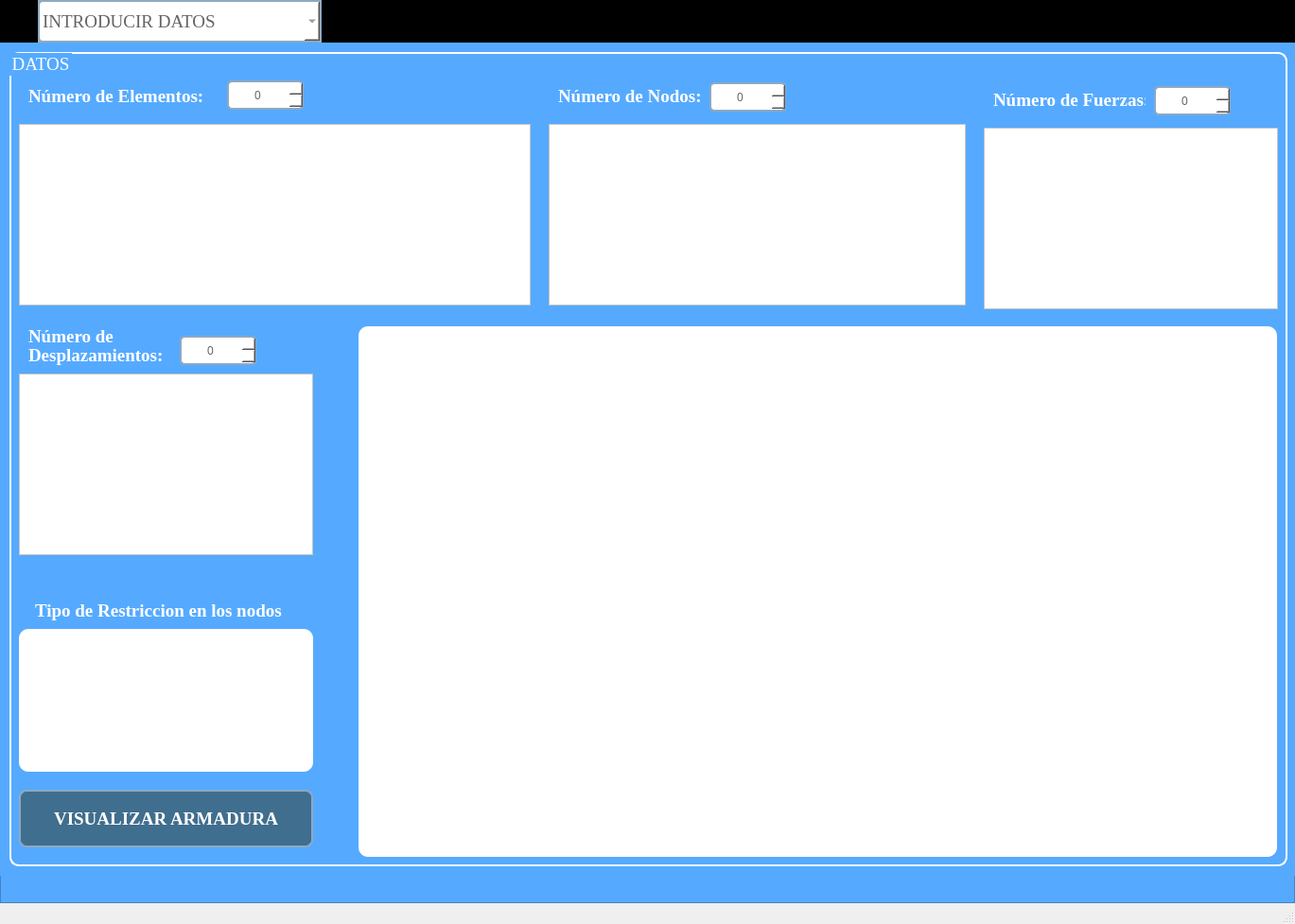
<?xml version="1.0" encoding="UTF-8"?>
<ui version="4.0">
 <class>Armaduras</class>
 <widget class="QMainWindow" name="Armaduras">
  <property name="geometry">
   <rect>
    <x>0</x>
    <y>0</y>
    <width>1369</width>
    <height>977</height>
   </rect>
  </property>
  <property name="windowTitle">
   <string>MainWindow</string>
  </property>
  <widget class="QWidget" name="centralwidget">
   <layout class="QVBoxLayout" name="verticalLayout" stretch="0,0">
    <property name="spacing">
     <number>0</number>
    </property>
    <property name="leftMargin">
     <number>0</number>
    </property>
    <property name="topMargin">
     <number>0</number>
    </property>
    <property name="rightMargin">
     <number>0</number>
    </property>
    <property name="bottomMargin">
     <number>0</number>
    </property>
    <item>
     <widget class="QFrame" name="frame">
      <property name="maximumSize">
       <size>
        <width>16777215</width>
        <height>45</height>
       </size>
      </property>
      <property name="styleSheet">
       <string notr="true">background-color: rgb(0, 0, 0);</string>
      </property>
      <property name="frameShape">
       <enum>QFrame::StyledPanel</enum>
      </property>
      <property name="frameShadow">
       <enum>QFrame::Raised</enum>
      </property>
      <widget class="QFrame" name="frame_3">
       <property name="geometry">
        <rect>
         <x>40</x>
         <y>0</y>
         <width>300</width>
         <height>45</height>
        </rect>
       </property>
       <property name="minimumSize">
        <size>
         <width>200</width>
         <height>0</height>
        </size>
       </property>
       <property name="maximumSize">
        <size>
         <width>300</width>
         <height>45</height>
        </size>
       </property>
       <property name="styleSheet">
        <string notr="true">background-color: rgb(216, 216, 216);</string>
       </property>
       <property name="frameShape">
        <enum>QFrame::StyledPanel</enum>
       </property>
       <property name="frameShadow">
        <enum>QFrame::Raised</enum>
       </property>
       <widget class="QComboBox" name="cb_paginas">
        <property name="geometry">
         <rect>
          <x>0</x>
          <y>0</y>
          <width>300</width>
          <height>45</height>
         </rect>
        </property>
        <property name="minimumSize">
         <size>
          <width>200</width>
          <height>0</height>
         </size>
        </property>
        <property name="maximumSize">
         <size>
          <width>300</width>
          <height>45</height>
         </size>
        </property>
        <property name="font">
         <font>
          <family>Times New Roman</family>
          <pointsize>14</pointsize>
          <weight>9</weight>
          <italic>false</italic>
          <bold>false</bold>
         </font>
        </property>
        <property name="toolTip">
         <string/>
        </property>
        <property name="styleSheet">
         <string notr="true">QComboBox{
	/* Borde */
	border: 2px solid rgb(142, 168, 195);
	border-radius: 5px;

	/* Color de fondo */
	background-color:rgb(255, 255, 255); 

	/* Color de Letras */
	color: rgb(100,100,100);

	/* Formato de Letras */
	font: 75 14pt &quot;Times New Roman&quot;;
}



QComboBox:hover{
	/* Borde */
	border: 2px solid rgb(255, 195, 15)

}





</string>
        </property>
        <property name="editable">
         <bool>false</bool>
        </property>
        <property name="currentText">
         <string>INTRODUCIR DATOS</string>
        </property>
        <item>
         <property name="text">
          <string>INTRODUCIR DATOS</string>
         </property>
        </item>
        <item>
         <property name="text">
          <string>MATRIZ DE RIGIDEZ</string>
         </property>
        </item>
        <item>
         <property name="text">
          <string>RESULTADOS Y DIAGRAMAS</string>
         </property>
        </item>
       </widget>
      </widget>
     </widget>
    </item>
    <item>
     <widget class="QFrame" name="frame_2">
      <property name="font">
       <font>
        <family>Times New Roman</family>
        <pointsize>14</pointsize>
        <weight>75</weight>
        <italic>false</italic>
        <bold>true</bold>
        <underline>false</underline>
        <strikeout>false</strikeout>
       </font>
      </property>
      <property name="styleSheet">
       <string notr="true">background-color: rgb(85, 170, 255);</string>
      </property>
      <property name="frameShape">
       <enum>QFrame::StyledPanel</enum>
      </property>
      <property name="frameShadow">
       <enum>QFrame::Raised</enum>
      </property>
      <widget class="QStackedWidget" name="stackedWidget">
       <property name="geometry">
        <rect>
         <x>0</x>
         <y>0</y>
         <width>1371</width>
         <height>881</height>
        </rect>
       </property>
       <widget class="QWidget" name="pag_1">
        <widget class="QGroupBox" name="groupBox">
         <property name="geometry">
          <rect>
           <x>10</x>
           <y>10</y>
           <width>1351</width>
           <height>861</height>
          </rect>
         </property>
         <property name="font">
          <font>
           <family>Times New Roman</family>
           <pointsize>14</pointsize>
           <weight>9</weight>
           <italic>false</italic>
           <bold>false</bold>
          </font>
         </property>
         <property name="styleSheet">
          <string notr="true">QGroupBox{
	/* Ancho y color del borde*/
	border: 2px solid rgb(255, 255, 255);

	/* Radio del borde */
	border-radius: 10px;

	/* Formato de la letra */
	font: 75 14pt &quot;Times New Roman&quot;;

	/*Color de la letra*/
	color: rgb(255, 255, 255);
}</string>
         </property>
         <property name="title">
          <string>DATOS</string>
         </property>
         <widget class="QTableWidget" name="tbl_elem">
          <property name="geometry">
           <rect>
            <x>10</x>
            <y>76</y>
            <width>541</width>
            <height>192</height>
           </rect>
          </property>
          <property name="font">
           <font>
            <family>Times New Roman</family>
            <pointsize>14</pointsize>
            <weight>9</weight>
            <italic>false</italic>
            <bold>false</bold>
           </font>
          </property>
          <property name="styleSheet">
           <string notr="true">QTableWidget{
	/* Color de Fondo de la tabla */
	background-color: rgb(255, 255, 255);

	/* Formato a las letras en la tabla*/
	font: 75 14pt &quot;Times New Roman&quot;;
	
}

QHeaderView{
	/* Color de Fondo del encabezado */
	background-color: rgb(255, 255, 255);

	/* Formato a las letras en la cabeceras*/
	font: 75 14pt &quot;Times New Roman&quot;;
}
</string>
          </property>
          <property name="rowCount">
           <number>0</number>
          </property>
          <attribute name="horizontalHeaderVisible">
           <bool>false</bool>
          </attribute>
          <attribute name="verticalHeaderVisible">
           <bool>false</bool>
          </attribute>
          <column>
           <property name="text">
            <string>Elemento</string>
           </property>
          </column>
          <column>
           <property name="text">
            <string>Area</string>
           </property>
          </column>
          <column>
           <property name="text">
            <string>Mod. Elast.</string>
           </property>
          </column>
          <column>
           <property name="text">
            <string>Nodo Inicial</string>
           </property>
          </column>
          <column>
           <property name="text">
            <string>Nodo Final</string>
           </property>
          </column>
         </widget>
         <widget class="QSpinBox" name="sp_numElem">
          <property name="geometry">
           <rect>
            <x>230</x>
            <y>30</y>
            <width>81</width>
            <height>31</height>
           </rect>
          </property>
          <property name="styleSheet">
           <string notr="true">QSpinBox{
	/* Borde */
	border: 2px solid rgb(142, 168, 195);
	border-radius: 5px;

	/* Color de fondo */
	background-color:rgb(255, 255, 255); 

	/* Color de Letras */
	color: rgb(100,100,100);

	/* Formato de Letras */
	font: 75 14pt &quot;Times New Roman&quot;;
}



QSpinBox:hover{
	/* Borde */
	border: 2px solid rgb(255, 195, 15)

}
</string>
          </property>
          <property name="alignment">
           <set>Qt::AlignCenter</set>
          </property>
         </widget>
         <widget class="QLabel" name="label">
          <property name="geometry">
           <rect>
            <x>20</x>
            <y>36</y>
            <width>191</width>
            <height>21</height>
           </rect>
          </property>
          <property name="font">
           <font>
            <family>Times New Roman</family>
            <pointsize>14</pointsize>
            <weight>9</weight>
            <italic>false</italic>
            <bold>false</bold>
           </font>
          </property>
          <property name="styleSheet">
           <string notr="true">QLabel{

	/* Color de Fondo*/
	background-color: None;
	
	/* Formato de la letra */
	font: 75 14pt &quot;Times New Roman&quot;;
	
	/* Color de la letra */
	color: rgb(255, 255, 255);
}</string>
          </property>
          <property name="text">
           <string>&lt;html&gt;&lt;head/&gt;&lt;body&gt;&lt;p&gt;&lt;span style=&quot; font-weight:600;&quot;&gt;Número de Elementos:&lt;/span&gt;&lt;/p&gt;&lt;/body&gt;&lt;/html&gt;</string>
          </property>
         </widget>
         <widget class="QSpinBox" name="sp_numNodo">
          <property name="geometry">
           <rect>
            <x>740</x>
            <y>32</y>
            <width>81</width>
            <height>31</height>
           </rect>
          </property>
          <property name="styleSheet">
           <string notr="true">QSpinBox{
	/* Borde */
	border: 2px solid rgb(142, 168, 195);
	border-radius: 5px;

	/* Color de fondo */
	background-color:rgb(255, 255, 255); 

	/* Color de Letras */
	color: rgb(100,100,100);

	/* Formato de Letras */
	font: 75 14pt &quot;Times New Roman&quot;;
}



QSpinBox:hover{
	/* Borde */
	border: 2px solid rgb(255, 195, 15)

}
</string>
          </property>
          <property name="alignment">
           <set>Qt::AlignCenter</set>
          </property>
         </widget>
         <widget class="QLabel" name="label_2">
          <property name="geometry">
           <rect>
            <x>580</x>
            <y>36</y>
            <width>161</width>
            <height>21</height>
           </rect>
          </property>
          <property name="font">
           <font>
            <family>Times New Roman</family>
            <pointsize>14</pointsize>
            <weight>9</weight>
            <italic>false</italic>
            <bold>false</bold>
           </font>
          </property>
          <property name="styleSheet">
           <string notr="true">QLabel{
	
	background-color: None;
	
	font: 75 14pt &quot;Times New Roman&quot;;
	
	color: rgb(255, 255, 255);
}</string>
          </property>
          <property name="text">
           <string>&lt;html&gt;&lt;head/&gt;&lt;body&gt;&lt;p&gt;&lt;span style=&quot; font-weight:600;&quot;&gt;Número de Nodos:&lt;/span&gt;&lt;/p&gt;&lt;/body&gt;&lt;/html&gt;</string>
          </property>
         </widget>
         <widget class="QTableWidget" name="tbl_nod">
          <property name="geometry">
           <rect>
            <x>570</x>
            <y>76</y>
            <width>441</width>
            <height>192</height>
           </rect>
          </property>
          <property name="font">
           <font>
            <family>Times New Roman</family>
            <pointsize>14</pointsize>
            <weight>9</weight>
            <italic>false</italic>
            <bold>false</bold>
           </font>
          </property>
          <property name="styleSheet">
           <string notr="true">QTableWidget{
	
	background-color: rgb(255, 255, 255);

	/* Formato a las letras*/
	font: 75 14pt &quot;Times New Roman&quot;;
	
}

QHeaderView{

	background-color: rgb(255, 255, 255);
	/* Formato a las cabeceras*/
	font: 75 14pt &quot;Times New Roman&quot;;
}
</string>
          </property>
          <property name="rowCount">
           <number>0</number>
          </property>
          <attribute name="horizontalHeaderVisible">
           <bool>false</bool>
          </attribute>
          <attribute name="verticalHeaderVisible">
           <bool>false</bool>
          </attribute>
          <column>
           <property name="text">
            <string>Nodo</string>
           </property>
          </column>
          <column>
           <property name="text">
            <string>Coord. X</string>
           </property>
          </column>
          <column>
           <property name="text">
            <string>Coord. Y</string>
           </property>
          </column>
          <column>
           <property name="text">
            <string>Tipo</string>
           </property>
          </column>
         </widget>
         <widget class="QSpinBox" name="sp_fuerzas">
          <property name="geometry">
           <rect>
            <x>1210</x>
            <y>36</y>
            <width>81</width>
            <height>31</height>
           </rect>
          </property>
          <property name="styleSheet">
           <string notr="true">QSpinBox{
	/* Borde */
	border: 2px solid rgb(142, 168, 195);
	border-radius: 5px;

	/* Color de fondo */
	background-color:rgb(255, 255, 255); 

	/* Color de Letras */
	color: rgb(100,100,100);

	/* Formato de Letras */
	font: 75 14pt &quot;Times New Roman&quot;;
}



QSpinBox:hover{
	/* Borde */
	border: 2px solid rgb(255, 195, 15)

}
</string>
          </property>
          <property name="alignment">
           <set>Qt::AlignCenter</set>
          </property>
         </widget>
         <widget class="QLabel" name="label_3">
          <property name="geometry">
           <rect>
            <x>1040</x>
            <y>40</y>
            <width>161</width>
            <height>21</height>
           </rect>
          </property>
          <property name="font">
           <font>
            <family>Times New Roman</family>
            <pointsize>14</pointsize>
            <weight>9</weight>
            <italic>false</italic>
            <bold>false</bold>
           </font>
          </property>
          <property name="styleSheet">
           <string notr="true">QLabel{
	
	background-color: None;
	
	font: 75 14pt &quot;Times New Roman&quot;;
	
	color: rgb(255, 255, 255);
}</string>
          </property>
          <property name="text">
           <string>&lt;html&gt;&lt;head/&gt;&lt;body&gt;&lt;p&gt;&lt;span style=&quot; font-weight:600;&quot;&gt;Número de Fuerzas:&lt;/span&gt;&lt;/p&gt;&lt;/body&gt;&lt;/html&gt;</string>
          </property>
         </widget>
         <widget class="QTableWidget" name="tbl_fuerzas">
          <property name="geometry">
           <rect>
            <x>1030</x>
            <y>80</y>
            <width>311</width>
            <height>192</height>
           </rect>
          </property>
          <property name="font">
           <font>
            <family>Times New Roman</family>
            <pointsize>14</pointsize>
            <weight>9</weight>
            <italic>false</italic>
            <bold>false</bold>
           </font>
          </property>
          <property name="styleSheet">
           <string notr="true">QTableWidget{
	
	background-color: rgb(255, 255, 255);

	/* Formato a las letras*/
	font: 75 14pt &quot;Times New Roman&quot;;
	
}

QHeaderView{

	background-color: rgb(255, 255, 255);
	/* Formato a las cabeceras*/
	font: 75 14pt &quot;Times New Roman&quot;;
}
</string>
          </property>
          <property name="rowCount">
           <number>0</number>
          </property>
          <attribute name="horizontalHeaderVisible">
           <bool>false</bool>
          </attribute>
          <attribute name="verticalHeaderVisible">
           <bool>false</bool>
          </attribute>
          <column>
           <property name="text">
            <string>Fuerza</string>
           </property>
          </column>
          <column>
           <property name="text">
            <string>Nodo</string>
           </property>
          </column>
          <column>
           <property name="text">
            <string>Dirección</string>
           </property>
          </column>
         </widget>
         <widget class="QSpinBox" name="sp_desp">
          <property name="geometry">
           <rect>
            <x>180</x>
            <y>300</y>
            <width>81</width>
            <height>31</height>
           </rect>
          </property>
          <property name="styleSheet">
           <string notr="true">QSpinBox{
	/* Borde */
	border: 2px solid rgb(142, 168, 195);
	border-radius: 5px;

	/* Color de fondo */
	background-color:rgb(255, 255, 255); 

	/* Color de Letras */
	color: rgb(100,100,100);

	/* Formato de Letras */
	font: 75 14pt &quot;Times New Roman&quot;;
}



QSpinBox:hover{
	/* Borde */
	border: 2px solid rgb(255, 195, 15)

}
</string>
          </property>
          <property name="alignment">
           <set>Qt::AlignCenter</set>
          </property>
         </widget>
         <widget class="QTableWidget" name="tbl_desp">
          <property name="geometry">
           <rect>
            <x>10</x>
            <y>340</y>
            <width>311</width>
            <height>192</height>
           </rect>
          </property>
          <property name="font">
           <font>
            <family>Times New Roman</family>
            <pointsize>14</pointsize>
            <weight>9</weight>
            <italic>false</italic>
            <bold>false</bold>
           </font>
          </property>
          <property name="styleSheet">
           <string notr="true">QTableWidget{
	
	background-color: rgb(255, 255, 255);

	/* Formato a las letras*/
	font: 75 14pt &quot;Times New Roman&quot;;
	
}

QHeaderView{

	background-color: rgb(255, 255, 255);
	/* Formato a las cabeceras*/
	font: 75 14pt &quot;Times New Roman&quot;;
}
</string>
          </property>
          <property name="rowCount">
           <number>0</number>
          </property>
          <attribute name="horizontalHeaderVisible">
           <bool>false</bool>
          </attribute>
          <attribute name="verticalHeaderVisible">
           <bool>false</bool>
          </attribute>
          <column>
           <property name="text">
            <string>Despla.</string>
           </property>
          </column>
          <column>
           <property name="text">
            <string>Nodo</string>
           </property>
          </column>
          <column>
           <property name="text">
            <string>Dirección</string>
           </property>
          </column>
         </widget>
         <widget class="QLabel" name="label_4">
          <property name="geometry">
           <rect>
            <x>20</x>
            <y>290</y>
            <width>161</width>
            <height>21</height>
           </rect>
          </property>
          <property name="font">
           <font>
            <family>Times New Roman</family>
            <pointsize>14</pointsize>
            <weight>9</weight>
            <italic>false</italic>
            <bold>false</bold>
           </font>
          </property>
          <property name="styleSheet">
           <string notr="true">QLabel{
	
	background-color: None;
	
	font: 75 14pt &quot;Times New Roman&quot;;
	
	color: rgb(255, 255, 255);
}</string>
          </property>
          <property name="text">
           <string>&lt;html&gt;&lt;head/&gt;&lt;body&gt;&lt;p&gt;&lt;span style=&quot; font-weight:600;&quot;&gt;Número de&lt;/span&gt;&lt;/p&gt;&lt;/body&gt;&lt;/html&gt;</string>
          </property>
         </widget>
         <widget class="QLabel" name="label_5">
          <property name="geometry">
           <rect>
            <x>20</x>
            <y>310</y>
            <width>151</width>
            <height>21</height>
           </rect>
          </property>
          <property name="font">
           <font>
            <family>Times New Roman</family>
            <pointsize>14</pointsize>
            <weight>9</weight>
            <italic>false</italic>
            <bold>false</bold>
           </font>
          </property>
          <property name="styleSheet">
           <string notr="true">QLabel{
	
	background-color: None;
	
	font: 75 14pt &quot;Times New Roman&quot;;
	
	color: rgb(255, 255, 255);
}</string>
          </property>
          <property name="text">
           <string>&lt;html&gt;&lt;head/&gt;&lt;body&gt;&lt;p&gt;&lt;span style=&quot; font-weight:600;&quot;&gt;Desplazamientos:&lt;/span&gt;&lt;/p&gt;&lt;/body&gt;&lt;/html&gt;</string>
          </property>
         </widget>
         <widget class="MatplotlibWidgetLienzo" name="wgt_armadura" native="true">
          <property name="geometry">
           <rect>
            <x>369</x>
            <y>290</y>
            <width>971</width>
            <height>561</height>
           </rect>
          </property>
          <property name="styleSheet">
           <string notr="true">/*Color de Fondo*/
background-color: rgb(255, 255, 255);

/* Radio del borde */
border-radius: 10px;</string>
          </property>
         </widget>
         <widget class="MatplotlibWidgetLienzo" name="wgt_restricciones" native="true">
          <property name="geometry">
           <rect>
            <x>10</x>
            <y>610</y>
            <width>311</width>
            <height>151</height>
           </rect>
          </property>
          <property name="styleSheet">
           <string notr="true">background-color: rgb(255, 255, 255);
border-radius: 10px;</string>
          </property>
         </widget>
         <widget class="QLabel" name="label_6">
          <property name="geometry">
           <rect>
            <x>27</x>
            <y>580</y>
            <width>281</width>
            <height>21</height>
           </rect>
          </property>
          <property name="font">
           <font>
            <family>Times New Roman</family>
            <pointsize>14</pointsize>
            <weight>9</weight>
            <italic>false</italic>
            <bold>false</bold>
           </font>
          </property>
          <property name="styleSheet">
           <string notr="true">QLabel{
	
	background-color: None;
	
	font: 75 14pt &quot;Times New Roman&quot;;
	
	color: rgb(255, 255, 255);
}</string>
          </property>
          <property name="text">
           <string>&lt;html&gt;&lt;head/&gt;&lt;body&gt;&lt;p&gt;&lt;span style=&quot; font-weight:600;&quot;&gt;Tipo de Restriccion en los nodos&lt;/span&gt;&lt;/p&gt;&lt;/body&gt;&lt;/html&gt;</string>
          </property>
         </widget>
         <widget class="QPushButton" name="btn_visualizar">
          <property name="geometry">
           <rect>
            <x>10</x>
            <y>780</y>
            <width>311</width>
            <height>61</height>
           </rect>
          </property>
          <property name="font">
           <font>
            <family>Times New Roman</family>
            <pointsize>14</pointsize>
            <weight>75</weight>
            <italic>false</italic>
            <bold>true</bold>
           </font>
          </property>
          <property name="toolTip">
           <string>&lt;html&gt;&lt;head/&gt;&lt;body&gt;&lt;p&gt;&lt;span style=&quot; font-weight:600;&quot;&gt;VISUALIZAR ARMADURA&lt;/span&gt;&lt;/p&gt;&lt;/body&gt;&lt;/html&gt;</string>
          </property>
          <property name="styleSheet">
           <string notr="true">
QPushButton{	
	/* Color de Fondo */
	background-color: rgb(64, 110, 142);

	/* Ancho y color del borde */
	border: 2px solid rgb(142, 168, 195);
	
	/* Color de las letras */
	color: rgb(255, 255, 255);

	/* Radio del borde */
	border-radius: 8px;
}

QPushButton:hover{	
	/* Color de Fondo (al pasar el ratón) */
	background-color: rgb(142, 168, 195);

	/* Ancho y color del borde (al pasar el ratón) */
	border: 2px solid rgb(203, 247, 237);
}

QPushButton:pressed{	
	/* Color de Fondo (al presionar el botón) */
	background-color: rgb(203, 247, 237);
	
	/* Color de Fondo (al presionar el botón) */
	border: 2px solid rgb(246, 253, 157);
}</string>
          </property>
          <property name="text">
           <string>VISUALIZAR ARMADURA</string>
          </property>
         </widget>
        </widget>
       </widget>
       <widget class="QWidget" name="pag_2">
        <widget class="QGroupBox" name="groupBox_2">
         <property name="geometry">
          <rect>
           <x>10</x>
           <y>10</y>
           <width>1351</width>
           <height>331</height>
          </rect>
         </property>
         <property name="styleSheet">
          <string notr="true">QGroupBox{
	/* Ancho y color del borde*/
	border: 2px solid rgb(255, 255, 255);

	/* Radio del borde */
	border-radius: 10px;

	/* Formato de la letra */
	font: 75 14pt &quot;Times New Roman&quot;;

	/*Color de la letra*/
	color: rgb(255, 255, 255);
}</string>
         </property>
         <property name="title">
          <string>Datos por Elemento</string>
         </property>
         <widget class="QLabel" name="label_7">
          <property name="geometry">
           <rect>
            <x>21</x>
            <y>32</y>
            <width>91</width>
            <height>21</height>
           </rect>
          </property>
          <property name="font">
           <font>
            <family>Times New Roman</family>
            <pointsize>14</pointsize>
            <weight>9</weight>
            <italic>false</italic>
            <bold>false</bold>
           </font>
          </property>
          <property name="styleSheet">
           <string notr="true">QLabel{

	/* Color de Fondo*/
	background-color: None;
	
	/* Formato de la letra */
	font: 75 14pt &quot;Times New Roman&quot;;
	
	/* Color de la letra */
	color: rgb(255, 255, 255);
}</string>
          </property>
          <property name="text">
           <string>&lt;html&gt;&lt;head/&gt;&lt;body&gt;&lt;p&gt;&lt;span style=&quot; font-weight:600;&quot;&gt;Elemento:&lt;/span&gt;&lt;/p&gt;&lt;/body&gt;&lt;/html&gt;</string>
          </property>
         </widget>
         <widget class="QComboBox" name="cb_elemento">
          <property name="geometry">
           <rect>
            <x>116</x>
            <y>28</y>
            <width>69</width>
            <height>31</height>
           </rect>
          </property>
          <property name="minimumSize">
           <size>
            <width>0</width>
            <height>0</height>
           </size>
          </property>
          <property name="maximumSize">
           <size>
            <width>300</width>
            <height>45</height>
           </size>
          </property>
          <property name="font">
           <font>
            <family>Times New Roman</family>
            <pointsize>14</pointsize>
            <weight>9</weight>
            <italic>false</italic>
            <bold>false</bold>
           </font>
          </property>
          <property name="toolTip">
           <string/>
          </property>
          <property name="styleSheet">
           <string notr="true">QComboBox{
	/* Borde */
	border: 2px solid rgb(142, 168, 195);
	border-radius: 5px;

	/* Color de fondo */
	background-color:rgb(255, 255, 255); 

	/* Color de Letras */
	color: rgb(100,100,100);

	/* Formato de Letras */
	font: 75 14pt &quot;Times New Roman&quot;;
}



QComboBox:hover{
	/* Borde */
	border: 2px solid rgb(255, 195, 15)

}





</string>
          </property>
          <property name="editable">
           <bool>false</bool>
          </property>
          <property name="currentText">
           <string/>
          </property>
         </widget>
         <widget class="QLabel" name="label_8">
          <property name="geometry">
           <rect>
            <x>10</x>
            <y>90</y>
            <width>321</width>
            <height>21</height>
           </rect>
          </property>
          <property name="font">
           <font>
            <family>Times New Roman</family>
            <pointsize>14</pointsize>
            <weight>9</weight>
            <italic>false</italic>
            <bold>false</bold>
           </font>
          </property>
          <property name="styleSheet">
           <string notr="true">QLabel{

	/* Color de Fondo*/
	background-color: None;
	
	/* Formato de la letra */
	font: 75 14pt &quot;Times New Roman&quot;;
	
	/* Color de la letra */
	color: rgb(255, 255, 255);
}</string>
          </property>
          <property name="text">
           <string>&lt;html&gt;&lt;head/&gt;&lt;body&gt;&lt;p&gt;&lt;span style=&quot; font-weight:600;&quot;&gt;Matriz de Rigidez Local del Elemento:&lt;/span&gt;&lt;/p&gt;&lt;/body&gt;&lt;/html&gt;</string>
          </property>
         </widget>
         <widget class="QTableWidget" name="tbl_MRLE">
          <property name="geometry">
           <rect>
            <x>50</x>
            <y>140</y>
            <width>211</width>
            <height>101</height>
           </rect>
          </property>
          <property name="font">
           <font>
            <family>Times New Roman</family>
            <pointsize>14</pointsize>
            <weight>9</weight>
            <italic>false</italic>
            <bold>false</bold>
           </font>
          </property>
          <property name="styleSheet">
           <string notr="true">QTableWidget{
	/* Color de Fondo de la tabla */
	background-color: rgb(255, 255, 255);

	/* Formato a las letras en la tabla*/
	font: 75 14pt &quot;Times New Roman&quot;;
	
}

QHeaderView{
	/* Color de Fondo del encabezado */
	background-color: rgb(255, 255, 255);

	/* Formato a las letras en la cabeceras*/
	font: 75 14pt &quot;Times New Roman&quot;;
}
</string>
          </property>
          <property name="rowCount">
           <number>0</number>
          </property>
          <attribute name="horizontalHeaderVisible">
           <bool>false</bool>
          </attribute>
          <attribute name="verticalHeaderVisible">
           <bool>false</bool>
          </attribute>
          <column>
           <property name="text">
            <string>a</string>
           </property>
          </column>
          <column>
           <property name="text">
            <string>b</string>
           </property>
          </column>
         </widget>
         <widget class="QLabel" name="label_9">
          <property name="geometry">
           <rect>
            <x>470</x>
            <y>90</y>
            <width>331</width>
            <height>21</height>
           </rect>
          </property>
          <property name="font">
           <font>
            <family>Times New Roman</family>
            <pointsize>14</pointsize>
            <weight>9</weight>
            <italic>false</italic>
            <bold>false</bold>
           </font>
          </property>
          <property name="styleSheet">
           <string notr="true">QLabel{

	/* Color de Fondo*/
	background-color: None;
	
	/* Formato de la letra */
	font: 75 14pt &quot;Times New Roman&quot;;
	
	/* Color de la letra */
	color: rgb(255, 255, 255);
}</string>
          </property>
          <property name="text">
           <string>&lt;html&gt;&lt;head/&gt;&lt;body&gt;&lt;p&gt;&lt;span style=&quot; font-weight:600;&quot;&gt;Matriz de Transformación de Elemento:&lt;/span&gt;&lt;/p&gt;&lt;/body&gt;&lt;/html&gt;</string>
          </property>
         </widget>
         <widget class="QTableWidget" name="tbl_MTE">
          <property name="geometry">
           <rect>
            <x>470</x>
            <y>140</y>
            <width>331</width>
            <height>101</height>
           </rect>
          </property>
          <property name="font">
           <font>
            <family>Times New Roman</family>
            <pointsize>14</pointsize>
            <weight>9</weight>
            <italic>false</italic>
            <bold>false</bold>
           </font>
          </property>
          <property name="styleSheet">
           <string notr="true">QTableWidget{
	/* Color de Fondo de la tabla */
	background-color: rgb(255, 255, 255);

	/* Formato a las letras en la tabla*/
	font: 75 14pt &quot;Times New Roman&quot;;
	
}

QHeaderView{
	/* Color de Fondo del encabezado */
	background-color: rgb(255, 255, 255);

	/* Formato a las letras en la cabeceras*/
	font: 75 14pt &quot;Times New Roman&quot;;
}
</string>
          </property>
          <property name="rowCount">
           <number>0</number>
          </property>
          <attribute name="horizontalHeaderVisible">
           <bool>false</bool>
          </attribute>
          <attribute name="verticalHeaderVisible">
           <bool>false</bool>
          </attribute>
          <column>
           <property name="text">
            <string>a</string>
           </property>
          </column>
          <column>
           <property name="text">
            <string>b</string>
           </property>
          </column>
          <column>
           <property name="text">
            <string>c</string>
           </property>
          </column>
          <column>
           <property name="text">
            <string>d</string>
           </property>
          </column>
         </widget>
         <widget class="QLabel" name="label_10">
          <property name="geometry">
           <rect>
            <x>950</x>
            <y>90</y>
            <width>331</width>
            <height>21</height>
           </rect>
          </property>
          <property name="font">
           <font>
            <family>Times New Roman</family>
            <pointsize>14</pointsize>
            <weight>9</weight>
            <italic>false</italic>
            <bold>false</bold>
           </font>
          </property>
          <property name="styleSheet">
           <string notr="true">QLabel{

	/* Color de Fondo*/
	background-color: None;
	
	/* Formato de la letra */
	font: 75 14pt &quot;Times New Roman&quot;;
	
	/* Color de la letra */
	color: rgb(255, 255, 255);
}</string>
          </property>
          <property name="text">
           <string>&lt;html&gt;&lt;head/&gt;&lt;body&gt;&lt;p&gt;&lt;span style=&quot; font-weight:600;&quot;&gt;Matriz de Rigidez Global del Elemento:&lt;/span&gt;&lt;/p&gt;&lt;/body&gt;&lt;/html&gt;</string>
          </property>
         </widget>
         <widget class="QTableWidget" name="tbl_MRGE">
          <property name="geometry">
           <rect>
            <x>920</x>
            <y>130</y>
            <width>391</width>
            <height>192</height>
           </rect>
          </property>
          <property name="font">
           <font>
            <family>Times New Roman</family>
            <pointsize>14</pointsize>
            <weight>9</weight>
            <italic>false</italic>
            <bold>false</bold>
           </font>
          </property>
          <property name="styleSheet">
           <string notr="true">QTableWidget{
	/* Color de Fondo de la tabla */
	background-color: rgb(255, 255, 255);

	/* Formato a las letras en la tabla*/
	font: 75 14pt &quot;Times New Roman&quot;;
	
}

QHeaderView{
	/* Color de Fondo del encabezado */
	background-color: rgb(255, 255, 255);

	/* Formato a las letras en la cabeceras*/
	font: 75 14pt &quot;Times New Roman&quot;;
}
</string>
          </property>
          <property name="rowCount">
           <number>4</number>
          </property>
          <attribute name="horizontalHeaderVisible">
           <bool>true</bool>
          </attribute>
          <attribute name="verticalHeaderVisible">
           <bool>true</bool>
          </attribute>
          <row>
           <property name="text">
            <string>New Row</string>
           </property>
          </row>
          <row>
           <property name="text">
            <string>New Row</string>
           </property>
          </row>
          <row>
           <property name="text">
            <string>New Row</string>
           </property>
          </row>
          <row>
           <property name="text">
            <string>New Row</string>
           </property>
          </row>
          <column>
           <property name="text">
            <string>New Column</string>
           </property>
          </column>
          <column>
           <property name="text">
            <string>New Column</string>
           </property>
          </column>
          <column>
           <property name="text">
            <string>New Column</string>
           </property>
          </column>
          <column>
           <property name="text">
            <string>New Column</string>
           </property>
          </column>
         </widget>
         <widget class="QLabel" name="lbl_LX">
          <property name="geometry">
           <rect>
            <x>560</x>
            <y>259</y>
            <width>161</width>
            <height>21</height>
           </rect>
          </property>
          <property name="font">
           <font>
            <family>Times New Roman</family>
            <pointsize>14</pointsize>
            <weight>9</weight>
            <italic>false</italic>
            <bold>false</bold>
           </font>
          </property>
          <property name="styleSheet">
           <string notr="true">QLabel{

	/* Color de Fondo*/
	background-color: None;
	
	/* Formato de la letra */
	font: 75 14pt &quot;Times New Roman&quot;;
	
	/* Color de la letra */
	color: rgb(255, 255, 255);
}</string>
          </property>
          <property name="text">
           <string>&lt;html&gt;&lt;head/&gt;&lt;body&gt;&lt;p&gt;&lt;span style=&quot; font-weight:600;&quot;&gt;Lambda X: 0.9581&lt;/span&gt;&lt;/p&gt;&lt;/body&gt;&lt;/html&gt;</string>
          </property>
         </widget>
         <widget class="QLabel" name="lbl_LY">
          <property name="geometry">
           <rect>
            <x>560</x>
            <y>290</y>
            <width>161</width>
            <height>21</height>
           </rect>
          </property>
          <property name="font">
           <font>
            <family>Times New Roman</family>
            <pointsize>14</pointsize>
            <weight>9</weight>
            <italic>false</italic>
            <bold>false</bold>
           </font>
          </property>
          <property name="styleSheet">
           <string notr="true">QLabel{

	/* Color de Fondo*/
	background-color: None;
	
	/* Formato de la letra */
	font: 75 14pt &quot;Times New Roman&quot;;
	
	/* Color de la letra */
	color: rgb(255, 255, 255);
}</string>
          </property>
          <property name="text">
           <string>&lt;html&gt;&lt;head/&gt;&lt;body&gt;&lt;p&gt;&lt;span style=&quot; font-weight:600;&quot;&gt;Lambda Y: 0.8456&lt;/span&gt;&lt;/p&gt;&lt;/body&gt;&lt;/html&gt;</string>
          </property>
         </widget>
        </widget>
        <widget class="QGroupBox" name="groupBox_4">
         <property name="geometry">
          <rect>
           <x>10</x>
           <y>350</y>
           <width>1351</width>
           <height>531</height>
          </rect>
         </property>
         <property name="styleSheet">
          <string notr="true">QGroupBox{
	/* Ancho y color del borde*/
	border: 2px solid rgb(255, 255, 255);

	/* Radio del borde */
	border-radius: 10px;

	/* Formato de la letra */
	font: 75 14pt &quot;Times New Roman&quot;;

	/*Color de la letra*/
	color: rgb(255, 255, 255);
}</string>
         </property>
         <property name="title">
          <string>Datos de la Estructiura</string>
         </property>
         <widget class="QLabel" name="label_13">
          <property name="geometry">
           <rect>
            <x>140</x>
            <y>67</y>
            <width>341</width>
            <height>21</height>
           </rect>
          </property>
          <property name="font">
           <font>
            <family>Times New Roman</family>
            <pointsize>14</pointsize>
            <weight>9</weight>
            <italic>false</italic>
            <bold>false</bold>
           </font>
          </property>
          <property name="styleSheet">
           <string notr="true">QLabel{

	/* Color de Fondo*/
	background-color: None;
	
	/* Formato de la letra */
	font: 75 14pt &quot;Times New Roman&quot;;
	
	/* Color de la letra */
	color: rgb(255, 255, 255);
}</string>
          </property>
          <property name="text">
           <string>&lt;html&gt;&lt;head/&gt;&lt;body&gt;&lt;p&gt;&lt;span style=&quot; font-weight:600;&quot;&gt;Matriz de Rigidez Global de la Armadura:&lt;/span&gt;&lt;/p&gt;&lt;/body&gt;&lt;/html&gt;</string>
          </property>
         </widget>
         <widget class="QTableWidget" name="tbl_MRGA">
          <property name="geometry">
           <rect>
            <x>10</x>
            <y>100</y>
            <width>581</width>
            <height>401</height>
           </rect>
          </property>
          <property name="font">
           <font>
            <family>Times New Roman</family>
            <pointsize>14</pointsize>
            <weight>9</weight>
            <italic>false</italic>
            <bold>false</bold>
           </font>
          </property>
          <property name="styleSheet">
           <string notr="true">QTableWidget{
	/* Color de Fondo de la tabla */
	background-color: rgb(255, 255, 255);

	/* Formato a las letras en la tabla*/
	font: 75 14pt &quot;Times New Roman&quot;;
	
}

QHeaderView{
	/* Color de Fondo del encabezado */
	background-color: rgb(255, 255, 255);

	/* Formato a las letras en la cabeceras*/
	font: 75 14pt &quot;Times New Roman&quot;;
}
</string>
          </property>
          <property name="rowCount">
           <number>0</number>
          </property>
          <attribute name="horizontalHeaderVisible">
           <bool>true</bool>
          </attribute>
          <attribute name="verticalHeaderVisible">
           <bool>false</bool>
          </attribute>
         </widget>
         <widget class="QLabel" name="label_14">
          <property name="geometry">
           <rect>
            <x>770</x>
            <y>23</y>
            <width>401</width>
            <height>21</height>
           </rect>
          </property>
          <property name="font">
           <font>
            <family>Times New Roman</family>
            <pointsize>14</pointsize>
            <weight>9</weight>
            <italic>false</italic>
            <bold>false</bold>
           </font>
          </property>
          <property name="styleSheet">
           <string notr="true">QLabel{

	/* Color de Fondo*/
	background-color: None;
	
	/* Formato de la letra */
	font: 75 14pt &quot;Times New Roman&quot;;
	
	/* Color de la letra */
	color: rgb(255, 255, 255);
}</string>
          </property>
          <property name="text">
           <string>&lt;html&gt;&lt;head/&gt;&lt;body&gt;&lt;p&gt;&lt;span style=&quot; font-weight:600;&quot;&gt;Grados de Libertad Asignados a cada Miembro:&lt;/span&gt;&lt;/p&gt;&lt;/body&gt;&lt;/html&gt;</string>
          </property>
         </widget>
         <widget class="MatplotlibWidgetLienzo" name="wgt_GL" native="true">
          <property name="geometry">
           <rect>
            <x>599</x>
            <y>60</y>
            <width>741</width>
            <height>461</height>
           </rect>
          </property>
          <property name="styleSheet">
           <string notr="true">background-color: rgb(255, 255, 127);</string>
          </property>
         </widget>
        </widget>
       </widget>
       <widget class="QWidget" name="pag_3">
        <widget class="QGroupBox" name="groupBox_3">
         <property name="geometry">
          <rect>
           <x>170</x>
           <y>230</y>
           <width>120</width>
           <height>80</height>
          </rect>
         </property>
         <property name="title">
          <string>GroupBox</string>
         </property>
        </widget>
       </widget>
      </widget>
     </widget>
    </item>
   </layout>
  </widget>
  <widget class="QMenuBar" name="menubar">
   <property name="geometry">
    <rect>
     <x>0</x>
     <y>0</y>
     <width>1369</width>
     <height>22</height>
    </rect>
   </property>
  </widget>
  <widget class="QStatusBar" name="statusbar"/>
 </widget>
 <customwidgets>
  <customwidget>
   <class>MatplotlibWidgetLienzo</class>
   <extends>QWidget</extends>
   <header>UI_MatPlotLib_PyQt5</header>
   <container>1</container>
  </customwidget>
 </customwidgets>
 <resources/>
 <connections/>
</ui>
